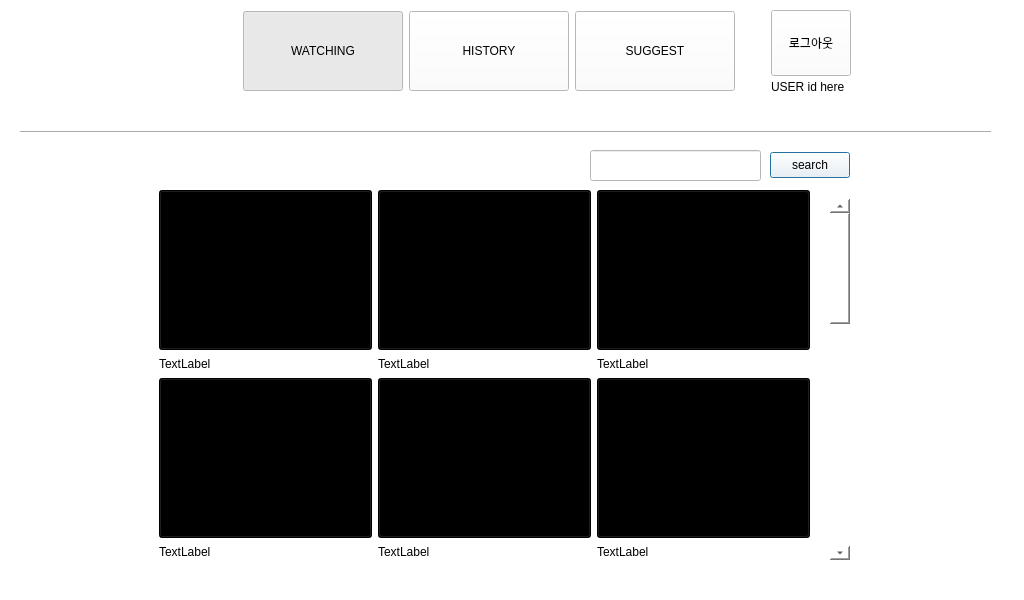
<?xml version="1.0" encoding="UTF-8"?>
<ui version="4.0">
 <class>VideoDialog</class>
 <widget class="QDialog" name="VideoDialog">
  <property name="geometry">
   <rect>
    <x>0</x>
    <y>0</y>
    <width>1024</width>
    <height>600</height>
   </rect>
  </property>
  <property name="windowTitle">
   <string>Dialog</string>
  </property>
  <property name="styleSheet">
   <string notr="true">background-color: rgb(255, 255, 255);</string>
  </property>
  <widget class="Line" name="line">
   <property name="geometry">
    <rect>
     <x>20</x>
     <y>124</y>
     <width>971</width>
     <height>16</height>
    </rect>
   </property>
   <property name="orientation">
    <enum>Qt::Horizontal</enum>
   </property>
  </widget>
  <widget class="QLineEdit" name="SearchLine">
   <property name="geometry">
    <rect>
     <x>590</x>
     <y>150</y>
     <width>171</width>
     <height>31</height>
    </rect>
   </property>
  </widget>
  <widget class="QPushButton" name="SearchButton">
   <property name="geometry">
    <rect>
     <x>770</x>
     <y>152</y>
     <width>80</width>
     <height>26</height>
    </rect>
   </property>
   <property name="text">
    <string>search</string>
   </property>
  </widget>
  <widget class="QWidget" name="horizontalLayoutWidget">
   <property name="geometry">
    <rect>
     <x>166</x>
     <y>10</y>
     <width>685</width>
     <height>82</height>
    </rect>
   </property>
   <layout class="QHBoxLayout" name="horizontalLayout">
    <item>
     <widget class="QLabel" name="label">
      <property name="minimumSize">
       <size>
        <width>71</width>
        <height>71</height>
       </size>
      </property>
      <property name="styleSheet">
       <string notr="true">image: url(:/images/images/checksmile_logo.png);</string>
      </property>
      <property name="text">
       <string/>
      </property>
     </widget>
    </item>
    <item>
     <widget class="QPushButton" name="WatchingTab">
      <property name="minimumSize">
       <size>
        <width>160</width>
        <height>80</height>
       </size>
      </property>
      <property name="text">
       <string>WATCHING</string>
      </property>
      <property name="checkable">
       <bool>true</bool>
      </property>
      <property name="checked">
       <bool>true</bool>
      </property>
     </widget>
    </item>
    <item>
     <widget class="QPushButton" name="HistoryTab">
      <property name="minimumSize">
       <size>
        <width>160</width>
        <height>80</height>
       </size>
      </property>
      <property name="text">
       <string>HISTORY</string>
      </property>
      <property name="checkable">
       <bool>true</bool>
      </property>
     </widget>
    </item>
    <item>
     <widget class="QPushButton" name="SuggestTab">
      <property name="minimumSize">
       <size>
        <width>160</width>
        <height>80</height>
       </size>
      </property>
      <property name="text">
       <string>SUGGEST</string>
      </property>
      <property name="checkable">
       <bool>true</bool>
      </property>
     </widget>
    </item>
    <item>
     <spacer name="horizontalSpacer">
      <property name="orientation">
       <enum>Qt::Horizontal</enum>
      </property>
      <property name="sizeHint" stdset="0">
       <size>
        <width>20</width>
        <height>20</height>
       </size>
      </property>
     </spacer>
    </item>
    <item>
     <layout class="QVBoxLayout" name="verticalLayout">
      <item>
       <widget class="QPushButton" name="logoutButton">
        <property name="maximumSize">
         <size>
          <width>16777215</width>
          <height>68</height>
         </size>
        </property>
        <property name="text">
         <string>로그아웃</string>
        </property>
       </widget>
      </item>
      <item>
       <widget class="QLabel" name="UserID">
        <property name="minimumSize">
         <size>
          <width>0</width>
          <height>0</height>
         </size>
        </property>
        <property name="maximumSize">
         <size>
          <width>73</width>
          <height>10</height>
         </size>
        </property>
        <property name="text">
         <string>USER id here</string>
        </property>
       </widget>
      </item>
     </layout>
    </item>
   </layout>
  </widget>
  <widget class="QScrollBar" name="verticalScrollBar">
   <property name="geometry">
    <rect>
     <x>830</x>
     <y>199</y>
     <width>20</width>
     <height>361</height>
    </rect>
   </property>
   <property name="maximum">
    <number>20</number>
   </property>
   <property name="orientation">
    <enum>Qt::Vertical</enum>
   </property>
  </widget>
  <widget class="QWidget" name="">
   <property name="geometry">
    <rect>
     <x>159</x>
     <y>190</y>
     <width>653</width>
     <height>370</height>
    </rect>
   </property>
   <layout class="QGridLayout" name="gridLayout">
    <item row="0" column="1">
     <widget class="QPushButton" name="pushButton_2">
      <property name="minimumSize">
       <size>
        <width>213</width>
        <height>160</height>
       </size>
      </property>
      <property name="maximumSize">
       <size>
        <width>213</width>
        <height>160</height>
       </size>
      </property>
      <property name="styleSheet">
       <string notr="true">background-color: rgb(0, 0, 0);</string>
      </property>
      <property name="text">
       <string/>
      </property>
     </widget>
    </item>
    <item row="0" column="2">
     <widget class="QPushButton" name="pushButton_3">
      <property name="minimumSize">
       <size>
        <width>213</width>
        <height>160</height>
       </size>
      </property>
      <property name="maximumSize">
       <size>
        <width>213</width>
        <height>160</height>
       </size>
      </property>
      <property name="styleSheet">
       <string notr="true">background-color: rgb(0, 0, 0);</string>
      </property>
      <property name="text">
       <string/>
      </property>
     </widget>
    </item>
    <item row="2" column="2">
     <widget class="QPushButton" name="pushButton_6">
      <property name="minimumSize">
       <size>
        <width>213</width>
        <height>160</height>
       </size>
      </property>
      <property name="maximumSize">
       <size>
        <width>213</width>
        <height>160</height>
       </size>
      </property>
      <property name="styleSheet">
       <string notr="true">background-color: rgb(0, 0, 0);</string>
      </property>
      <property name="text">
       <string/>
      </property>
     </widget>
    </item>
    <item row="0" column="0">
     <widget class="QPushButton" name="pushButton_1">
      <property name="minimumSize">
       <size>
        <width>213</width>
        <height>160</height>
       </size>
      </property>
      <property name="maximumSize">
       <size>
        <width>213</width>
        <height>160</height>
       </size>
      </property>
      <property name="styleSheet">
       <string notr="true">background-color: rgb(0, 0, 0);</string>
      </property>
      <property name="text">
       <string/>
      </property>
     </widget>
    </item>
    <item row="2" column="0">
     <widget class="QPushButton" name="pushButton_4">
      <property name="minimumSize">
       <size>
        <width>213</width>
        <height>160</height>
       </size>
      </property>
      <property name="maximumSize">
       <size>
        <width>213</width>
        <height>160</height>
       </size>
      </property>
      <property name="styleSheet">
       <string notr="true">background-color: rgb(0, 0, 0);</string>
      </property>
      <property name="text">
       <string/>
      </property>
     </widget>
    </item>
    <item row="3" column="1">
     <widget class="QLabel" name="label_5">
      <property name="text">
       <string>TextLabel</string>
      </property>
     </widget>
    </item>
    <item row="2" column="1">
     <widget class="QPushButton" name="pushButton_5">
      <property name="minimumSize">
       <size>
        <width>213</width>
        <height>160</height>
       </size>
      </property>
      <property name="maximumSize">
       <size>
        <width>213</width>
        <height>160</height>
       </size>
      </property>
      <property name="styleSheet">
       <string notr="true">background-color: rgb(0, 0, 0);</string>
      </property>
      <property name="text">
       <string/>
      </property>
     </widget>
    </item>
    <item row="1" column="2">
     <widget class="QLabel" name="label_3">
      <property name="text">
       <string>TextLabel</string>
      </property>
     </widget>
    </item>
    <item row="1" column="0">
     <widget class="QLabel" name="label_1">
      <property name="text">
       <string>TextLabel</string>
      </property>
     </widget>
    </item>
    <item row="3" column="2">
     <widget class="QLabel" name="label_6">
      <property name="text">
       <string>TextLabel</string>
      </property>
     </widget>
    </item>
    <item row="1" column="1">
     <widget class="QLabel" name="label_2">
      <property name="text">
       <string>TextLabel</string>
      </property>
     </widget>
    </item>
    <item row="3" column="0">
     <widget class="QLabel" name="label_4">
      <property name="text">
       <string>TextLabel</string>
      </property>
     </widget>
    </item>
   </layout>
  </widget>
 </widget>
 <resources/>
 <connections/>
</ui>
